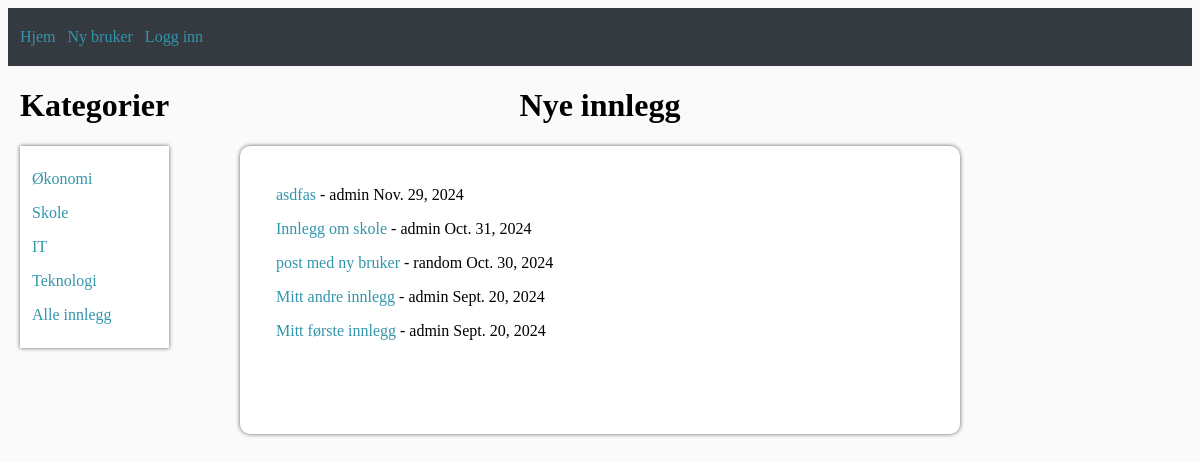
The page / on the database its author committed.
### blog/models.py (models this page shows, shortened)
class Post(models.Model):
    title = models.CharField(max_length=100)
    author = models.ForeignKey(User, on_delete=models.CASCADE)
    body = models.TextField()
    date = models.DateField(default=timezone.now)
    categories = models.ManyToManyField(Category, related_name='posts', default="Annet")

### blog/views.py (the view)
# urls.py: 2. Add a URL to urlpatterns:  path('', Home.as_view(), name='home')
class Home(ListView):
    model = Post
    template_name = 'home.html'
    ordering = ['-id']

### blog/templates/home.html (shortened to what this page needs)
{% extends 'basetemplate.html' %}
    {% block defaultnavbar %}
        <div class="content-container">
            <div class="categories-container">
                <h1>Kategorier</h1>
                <div class="categories-list">
                    <div class="categories-text">
                        <p><a href="økonomi.html">Økonomi<a></p>
                        <p><a href="">Skole</a></p>
                        <p><a href="">IT</a></p>
                        <p><a href="">Teknologi</a></p>
                        <p><a href="">Alle innlegg</a></p>
                    </div>
                </div>
            </div>
            <div class="post-list">
                <h1>Nye innlegg</h1>
                <div class="main-container indented-text">
                    {% for post in object_list %}
                           <p> <a href="{% url 'blog_article_content' post.pk %}"> {{post.title}} </a> - {{post.author}} {{post.date}}<br/></p>
                    {% endfor %}
                </div>
            </div>
        </div>
    {% endblock %}

### blog/static/style.css (style rules this page uses)
h1 { text-align: center; }
.indented-text p { position: relative; margin-left: 3vw; }
.indented-text { padding-top: 3vh; padding-bottom: 3vh; }
.main-container { width: 60vw; background-color: white; box-shadow: 0 0 4px #606060; position: relative; min-height: 30vh; border-radius: 10px; }
.post-list { position: absolute; left: 50%; transform: translateX(-50%); }
a { color: #3395ac; text-decoration: none; }
.content-container { display: flex; flex-direction: row; max-width: 100vw; }
.categories-container { width: fit-content; position: relative; margin-left: 1vw; }
.categories-list { background-color: white; box-shadow: 0 0 4px #606060; }
.categories-text { position: relative; margin-left: 1vw; margin-right: 3vw; padding-top: 1vh; padding-bottom: 1vh; }

### rows shown on the page
Post: title "asdfas", author "admin", date "Nov. 29, 2024"
Post: title "Innlegg om skole", author "admin", date "Oct. 31, 2024"
Post: title "post med ny bruker", author "random", date "Oct. 30, 2024"
Post: title "Mitt andre innlegg", author "admin", date "Sept. 20, 2024"
Post: title "Mitt første innlegg", author "admin", date "Sept. 20, 2024"
